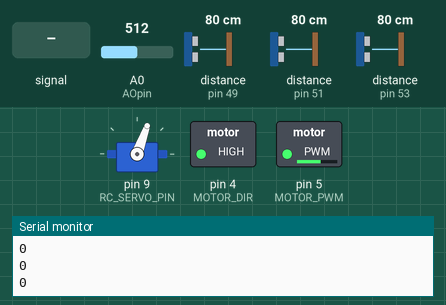
The sketch below on a simulated Arduino Uno, built with avr-gcc and run on an emulated ATmega328P. Parts: servo, switched loads named in the sketch (green lamp = pin HIGH), the last lines printed to the serial monitor. The test bench sets the inputs (shaded band); at power-on: distance to the obstacle (sensors on pin 51, pin 49, pin 53) 80 cm, A0 (AOpin) = 512. The echo pulse lasts 58.3 µs per cm; pins used as bus, display or sensor lines are not drawn.

Above: at 1.2 s.
1.3 s: A0 (AOpin) fed a 200 Hz sine of ±460 counts around its level
At 1.35 s:
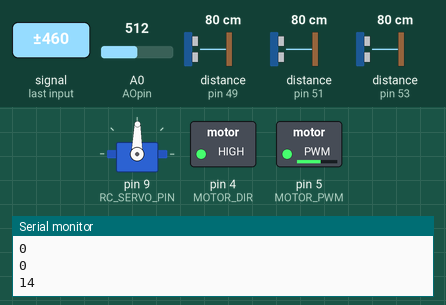
4.3 s: distance to the obstacle (sensor on pin 51) set to 2 cm
At 4.9 s:
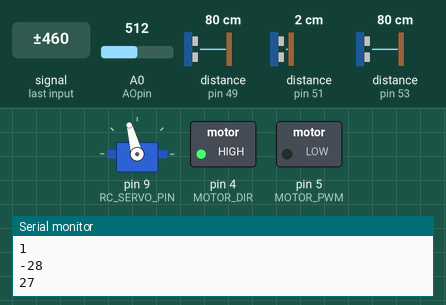
5.8 s: distance to the obstacle (sensor on pin 49) set to 72 cm
7.3 s: distance to the obstacle (sensor on pin 49) set to 63 cm
At 8.2 s:
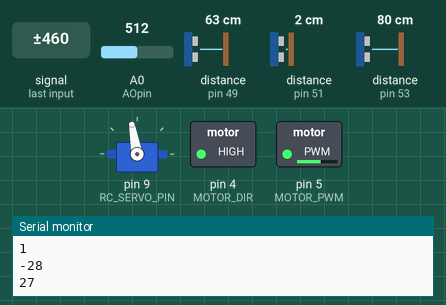
10.3 s: distance to the obstacle (sensor on pin 49) set to 72 cm
11.8 s: distance to the obstacle (sensor on pin 49) set to 78 cm
At 12.3 s:
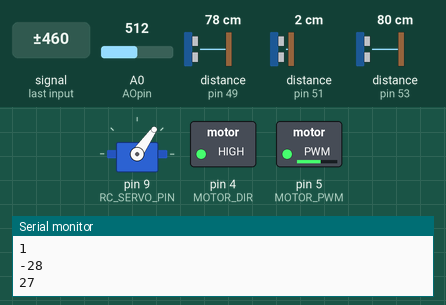
Timing chart, 0 to 14.3 s (numbered marks = the images above; inputs shaded):
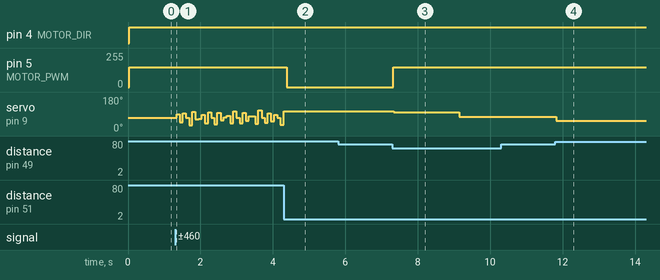

Measured:
- the behaviour switches between 69 and 68 cm on distance to the obstacle (sensor on pin 49) (found by bisection; images 2 and 3)
- the behaviour switches between 75 and 76 cm on distance to the obstacle (sensor on pin 49) (found by bisection; images 3 and 4)
- after the input at 4.3 s, pin 5 (MOTOR_PWM): 150/255 → 0/255 after 0.08 s; servo on pin 9 (RC_SERVO_PIN): stops changing and stays 105°
- after the input at 5.8 s, every drawn part: stays the same
- after the input at 7.3 s, pin 5 (MOTOR_PWM): 0/255 → 150/255 at once; servo on pin 9 (RC_SERVO_PIN): 105° → 100° at once, → 75° 1.8 s later
- after the input at 10.3 s, every drawn part: stays the same
- after the input at 11.8 s, servo on pin 9 (RC_SERVO_PIN): 75° → 55° at once

The sketch:

mission_flag.ino
```cpp
#include <NewPing.h>

#define SONAR_NUM 3      // Number of sensors.
#define MAX_DISTANCE 20000 // Maximum distance (in cm) to ping.

float UltrasonicSensorData[SONAR_NUM];

NewPing sonar[SONAR_NUM] =
{   // Sensor object array.
  NewPing(48, 49, MAX_DISTANCE), // Each sensor's trigger pin, echo pin, and max distance to ping.
  NewPing(50, 51, MAX_DISTANCE),
  NewPing(52, 53, MAX_DISTANCE)
};

NewPing R_sensor(52,53,MAX_DISTANCE);
  float R_Sonar_Error = 0.0;
  float R_Sonar_Distance = 0.0;
  float R_Sonar_Distance_old = 0.0;

NewPing L_sensor(48,49,MAX_DISTANCE);
  float L_Sonar_Error = 0.0;
  float L_Sonar_Distance = 0.0;
  float L_Sonar_Distance_old = 0.0;

NewPing F_sensor(50,51,MAX_DISTANCE);
  float F_Sonar_Error = 0.0;
  float F_Sonar_Distance = 0.0;
  float F_Sonar_Distance_old = 0.0;

int mission_flag=-1;

#define AOpin  A0
#define SIpin  12
#define CLKpin 13

#define NPIXELS 128  // No. of pixels in array

byte Pixel[NPIXELS]; // Field for measured values <0-255>

int LineSensor_Data[NPIXELS];           // line sensor data(original)
int LineSensor_Data_Adaption[NPIXELS];  // line sensor data(modified)
int MAX_LineSensor_Data[NPIXELS];       // Max value of sensor
int MIN_LineSensor_Data[NPIXELS];       // Min value of sensor
int flag_line_adapation;          // flag to check line sensor adpation

#define FASTADC 1
// defines for setting and clearing register bits
#define cbi(sfr, bit) (_SFR_BYTE(sfr) &= ~_BV(bit))
#define sbi(sfr, bit) (_SFR_BYTE(sfr) |= _BV(bit))

void read_ultrasonic_sensor(void)
{
  UltrasonicSensorData[0] = sonar[0].ping_cm();
  UltrasonicSensorData[1] = sonar[1].ping_cm();
  UltrasonicSensorData[2] = sonar[2].ping_cm();
  if(UltrasonicSensorData[0] == 0) UltrasonicSensorData[0] = MAX_DISTANCE *10.0;
  if(UltrasonicSensorData[1] == 0) UltrasonicSensorData[1] = MAX_DISTANCE *10.0;
  if(UltrasonicSensorData[2] == 0) UltrasonicSensorData[2] = MAX_DISTANCE *10.0;
}

void send_sonar_sensor_data(void)
{
  int i;
  for(i=0; i<SONAR_NUM; i++)
  {
    Serial.print(UltrasonicSensorData[i]);
    Serial.print(" ");
  }
  Serial.println(" ");
}

////////////// DC Motor Control ///////////////
#define MOTOR_DIR 4
#define MOTOR_PWM 5

int Motor_Speed=0;
#define NORMAL_SPEED 100
#define SLOW_SPEED 70

void motor_control(int direction, int speed)
{
  digitalWrite(MOTOR_DIR, direction);
  analogWrite(MOTOR_PWM, speed);
}
////////////// DC Motor Control ///////////////

////////////// Steering Servo Control ///////////////
#include <Servo.h>
#define RC_SERVO_PIN 9
#define NEURAL_ANGLE 70
#define LEFT_STEER_ANGLE -40
#define RIGHT_STEER_ANGLE 30

Servo Steeringservo;
int Steering_Angle = NEURAL_ANGLE;

void steering_control(int steer_angle)
{
  if(steer_angle>=RIGHT_STEER_ANGLE + NEURAL_ANGLE)
  {
    Steering_Angle = RIGHT_STEER_ANGLE + NEURAL_ANGLE;
  }
  if(steer_angle<=LEFT_STEER_ANGLE + NEURAL_ANGLE)
  {
    Steering_Angle  = LEFT_STEER_ANGLE + NEURAL_ANGLE;
  }
  Steeringservo.write(NEURAL_ANGLE + steer_angle);
}
////////////// Steering Servo Control ///////////////

#define threshold_value 60

void threshold(void)
{
  int i;
  for (i = 0; i < NPIXELS; i++)
  {
    if((byte)Pixel[i] >= threshold_value)
    {
      LineSensor_Data_Adaption[i] = 255;
    }
    else
    {
      LineSensor_Data_Adaption[i] = 0;
    }
  }
}

int steer_data = 0;
int steering_by_camera(void)
{
  int i;
  long sum = 0;
  long x_sum = 0;

  for(i=0; i<NPIXELS; i++)
  {
    sum += LineSensor_Data_Adaption[i];
    x_sum += LineSensor_Data_Adaption[i]* i;
  }
  steer_data = (x_sum/sum) - NPIXELS/2 + 1;
  //steering_control(steer_data*1.3);

  Serial.println(steer_data);

  return steer_data;
}

void line_adaptation(void)
{
  int i;
  for (i = 0; i < NPIXELS; i++)
  {
    if (LineSensor_Data[i] >= MAX_LineSensor_Data[i])  MAX_LineSensor_Data[i] = LineSensor_Data[i];
    if (LineSensor_Data[i] <= MIN_LineSensor_Data[i])  MIN_LineSensor_Data[i] = LineSensor_Data[i];
  }
}
void read_line_sensor(void)
{
  int i;

  delayMicroseconds (1);  /* Integration time in microseconds */
  delay(10);              /* Integration time in miliseconds  */

  digitalWrite (CLKpin, LOW);
  digitalWrite (SIpin, HIGH);
  digitalWrite (CLKpin, HIGH);
  digitalWrite (SIpin, LOW);

  delayMicroseconds (1);

  for (i = 0; i < NPIXELS; i++) {
    Pixel[i] = analogRead (AOpin) / 4 ; // 8-bit is enough
    digitalWrite (CLKpin, LOW);
    delayMicroseconds (1);
    digitalWrite (CLKpin, HIGH);
  }

  for (i = 0; i < NPIXELS; i++)
  {
    LineSensor_Data_Adaption[i] = map(Pixel[i], MIN_LineSensor_Data[i], MAX_LineSensor_Data[i], 0, 256);
  }
}


void line_tracing()
{
  int re;
  re=steering_by_camera();
  motor_control(1, 150);

  if(re == 0)
  {
    steering_control(0);
  }
  else if(re >= -20  && re <= 20)
  {
    steering_control(steer_data*1.4);
  }
  else if(re >= -60 && re <= 60)
  {
    steering_control(steer_data*1.3);
  }
}

void stop_obs()
{
  motor_control(1,0);
}

void wall_following()
{
  motor_control(1, 150);

  if(UltrasonicSensorData[0] + 5 > UltrasonicSensorData[2])
  {
    steering_control(-15); //좌회전
  }
  else if(UltrasonicSensorData[0] < UltrasonicSensorData[2] + 5)
  {
    steering_control(5); //우회전
  }
  else
  {
    steering_control(0);
  }
}

int count=0;
int count1=0;
int count2=0;
void wall_following_CW1()
{
  read_ultrasonic_sensor();

  if(UltrasonicSensorData[1]<=80 && count==0)
  {
  motor_control(1, 150);
  Steeringservo.write(100);
  delay(1800);
  mission_flag=2;
  count2=millis();
  }
}

void wall_following_CW2()
{
  read_ultrasonic_sensor();

  if(UltrasonicSensorData[1]<=80 && count1==0 && millis()- count2 >6000)
  {
  motor_control(1, 150);
  Steeringservo.write(100);
  delay(1700);
  mission_flag=3;
  }
}


void setup()
{
  // put your setup code here, to run once:
  int i;

  for (i = 0; i < NPIXELS; i++)
  {
    LineSensor_Data[i] = 0;
    LineSensor_Data_Adaption[i] = 0;
    MAX_LineSensor_Data[i] = 1023; //0;
    MIN_LineSensor_Data[i] = 0; //1023;
  }

  pinMode(SIpin, OUTPUT);
  pinMode(CLKpin, OUTPUT);

  digitalWrite(SIpin, LOW);   // IDLE state
  digitalWrite(CLKpin, LOW);  // IDLE state

#if FASTADC
  sbi(ADCSRA, ADPS2);
  cbi(ADCSRA, ADPS1);
  cbi(ADCSRA, ADPS0);
#endif

  flag_line_adapation = 0;

  Steeringservo.attach(RC_SERVO_PIN);
  Steeringservo.write(NEURAL_ANGLE);
  pinMode(MOTOR_DIR, OUTPUT);
  pinMode(MOTOR_PWM, OUTPUT);

  mission_flag = 0;

  Serial.begin(115200);
}

void loop()
{
  line_adaptation();
  read_line_sensor();
  read_ultrasonic_sensor();
  if(mission_flag == 0)
   {
    if(UltrasonicSensorData[1]<=20)
    {
      stop_obs();
      }
      else
      {
        motor_control(1,150);
        threshold();
        line_tracing();
        delay(50);
      }
    if(UltrasonicSensorData[0] + UltrasonicSensorData[2] <= 150)
    {
      mission_flag = 1;
    }
   }

   if(mission_flag == 1)
   {
    wall_following();
    wall_following_CW1();
   }

   if(mission_flag == 2)
   {
    wall_following();
    wall_following_CW2();
   }

   if(mission_flag == 3)
   {
    motor_control(1,150);
    threshold();
    line_tracing();
   }
}
```
